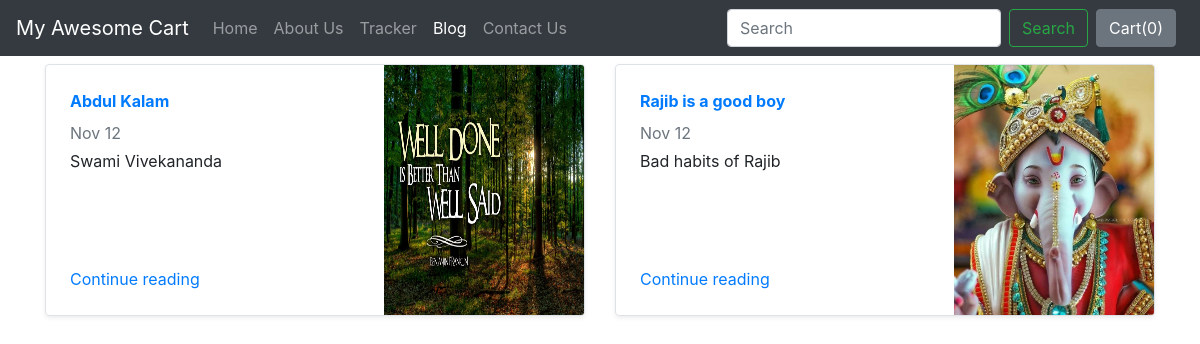
Screenshot of /blog/ with the database file from the repository.
### blog/models.py (models this page shows)
class Blogpost(models.Model):
    post_id = models.AutoField(primary_key= True)
    tilte = models.CharField(max_length=50)
    head0 = models.CharField(max_length=500, default="")
    chead0 = models.CharField(max_length=5000, default="")
    head1 = models.CharField(max_length=500, default="")
    chead1 = models.CharField(max_length=5000, default="")
    head2 = models.CharField(max_length=500, default="")
    chead2 = models.CharField(max_length=5000, default="")
    pub_date = models.DateField()
    thumbnail = models.ImageField(upload_to='shop/images', default="")
    def __str__(self):
        return self.tilte

### blog/views.py (the view)
# urls.py: path("", views.index, name="blogHome"),
def index(request):
    myposts= Blogpost.objects.all()
    print(myposts)
    return render(request, 'blog/index.html', {'myposts': myposts})

### blog/templates/blog/index.html (shortened to what this page needs)
{% extends 'blog/basic.html' %}
{% block body %}
<div class="container">
<div class="row my-2">
    {% for item in myposts %}
        <div class="col-md-6">
            <div
                class="row no-gutters border rounded overflow-hidden flex-md-row mb-4 shadow-sm h-md-250 position-relative">
                <div class="col p-4 d-flex flex-column position-static">
                    <strong class="d-inline-block mb-2 text-primary">{{item.head0}}</strong>
                    <div class="mb-1 text-muted">Nov 12</div>
                    <p class="card-text mb-auto">{{item.head1}}</p>
                    <a href="blogpost/{{item.post_id}}" class="stretched-link">Continue reading</a>
                </div>
                <div class="col-auto d-none d-lg-block">
                    <img src="/media/{{item.thumbnail}}" class="bd-placeholder-img" width="200" height="250"
                        aria-label="Placeholder: Thumbnail"/>
                </div>
            </div>
        </div>
{% if forloop.counter|divisibleby:2 %}
    </div><div class="row my-2">
    {% endif %}
    {% endfor %}
</div>
{% endblock %}

### blog/templates/blog/basic.html (shortened to what this page needs)
<!doctype html>
<html lang="en">
  <head>
    <link rel="stylesheet" href="https://stackpath.bootstrapcdn.com/bootstrap/4.2.1/css/bootstrap.min.css">
  </head>
  <body>
    <nav class="navbar navbar-expand-lg navbar-dark bg-dark">
  <a class="navbar-brand" href="/shop">My Awesome Cart</a>
  <div class="collapse navbar-collapse" id="navbarSupportedContent">
    <ul class="navbar-nav mr-auto">
      <li class="nav-item">
        <a class="nav-link" href="/shop">Home <span class="sr-only">(current)</span></a>
      </li>
      <li class="nav-item">
        <a class="nav-link" href="/shop/about">About Us</a>
      </li>
      <li class="nav-item">
        <a class="nav-link" href="/shop/tracker">Tracker</a>
      </li>
      <li class="nav-item active">
        <a class="nav-link" href="/blog">Blog</a>
      </li>
       <li class="nav-item">
        <a class="nav-link" href="/shop/contact">Contact Us</a>
      </li>
    </ul>
    <form class="form-inline my-2 my-lg-0">
      <input class="form-control mr-sm-2" type="search" placeholder="Search" aria-label="Search">
      <button class="btn btn-outline-success my-2 my-sm-0" type="submit">Search</button>
    </form>
    <button type="button" class="btn btn-secondary mx-2" id="popcart" data-container="body" data-toggle="popover" data-placement="bottom" data-html="true" data-content="Vivamus
sagittis lacus vel augue laoreet rutrum faucibus.">
  Cart(<span id="cart">0</span>)
</button>
  </div>
</nav>
  {% block body %} {% endblock %}
  </body>
</html>

### rows the page displays
Blogpost: head0 "Abdul Kalam", head1 "Swami Vivekananda", thumbnail (picture)
Blogpost: head0 "Rajib is a good boy", head1 "Bad habits of Rajib", thumbnail (picture)
